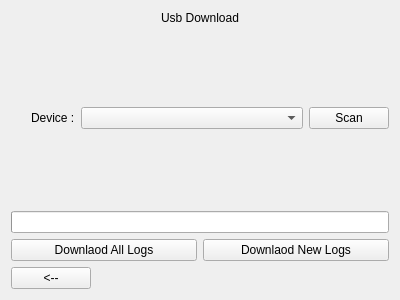
<?xml version="1.0" encoding="UTF-8"?>
<ui version="4.0">
 <class>Page</class>
 <widget class="QWidget" name="Page">
  <property name="geometry">
   <rect>
    <x>0</x>
    <y>0</y>
    <width>400</width>
    <height>300</height>
   </rect>
  </property>
  <property name="windowTitle">
   <string>Form</string>
  </property>
  <layout class="QGridLayout" name="gridLayout">
   <item row="0" column="0">
    <layout class="QVBoxLayout" name="verticalLayout" stretch="0,1,1,0,0">
     <item>
      <widget class="QLabel" name="label">
       <property name="sizePolicy">
        <sizepolicy hsizetype="Preferred" vsizetype="Minimum">
         <horstretch>0</horstretch>
         <verstretch>0</verstretch>
        </sizepolicy>
       </property>
       <property name="text">
        <string>Usb Download</string>
       </property>
       <property name="alignment">
        <set>Qt::AlignCenter</set>
       </property>
      </widget>
     </item>
     <item>
      <layout class="QHBoxLayout" name="horizontalLayout" stretch="0,0,1,0">
       <item>
        <spacer name="verticalSpacer">
         <property name="orientation">
          <enum>Qt::Vertical</enum>
         </property>
         <property name="sizeHint" stdset="0">
          <size>
           <width>20</width>
           <height>40</height>
          </size>
         </property>
        </spacer>
       </item>
       <item>
        <widget class="QLabel" name="label_2">
         <property name="text">
          <string>Device :</string>
         </property>
        </widget>
       </item>
       <item>
        <widget class="QComboBox" name="comboBoxUsb"/>
       </item>
       <item>
        <widget class="QPushButton" name="pushButton_4">
         <property name="text">
          <string>Scan</string>
         </property>
        </widget>
       </item>
      </layout>
     </item>
     <item>
      <widget class="QProgressBar" name="progressBar">
       <property name="maximum">
        <number>1</number>
       </property>
       <property name="value">
        <number>0</number>
       </property>
       <property name="textVisible">
        <bool>false</bool>
       </property>
      </widget>
     </item>
     <item>
      <layout class="QHBoxLayout" name="horizontalLayout_2">
       <item>
        <widget class="QPushButton" name="pushButton_3">
         <property name="text">
          <string>Downlaod All Logs</string>
         </property>
        </widget>
       </item>
       <item>
        <widget class="QPushButton" name="pushButton_2">
         <property name="text">
          <string>Downlaod New Logs</string>
         </property>
        </widget>
       </item>
      </layout>
     </item>
     <item>
      <layout class="QHBoxLayout" name="horizontalLayout_3">
       <item>
        <widget class="QPushButton" name="pushButton">
         <property name="text">
          <string>&lt;--</string>
         </property>
        </widget>
       </item>
       <item>
        <spacer name="horizontalSpacer">
         <property name="orientation">
          <enum>Qt::Horizontal</enum>
         </property>
         <property name="sizeHint" stdset="0">
          <size>
           <width>40</width>
           <height>20</height>
          </size>
         </property>
        </spacer>
       </item>
      </layout>
     </item>
    </layout>
   </item>
  </layout>
 </widget>
 <resources/>
 <connections>
  <connection>
   <sender>pushButton_2</sender>
   <signal>clicked()</signal>
   <receiver>Page</receiver>
   <slot>downloadNewPressed()</slot>
   <hints>
    <hint type="sourcelabel">
     <x>230</x>
     <y>234</y>
    </hint>
    <hint type="destinationlabel">
     <x>8</x>
     <y>176</y>
    </hint>
   </hints>
  </connection>
  <connection>
   <sender>pushButton</sender>
   <signal>clicked()</signal>
   <receiver>Page</receiver>
   <slot>backPressed()</slot>
   <hints>
    <hint type="sourcelabel">
     <x>51</x>
     <y>277</y>
    </hint>
    <hint type="destinationlabel">
     <x>8</x>
     <y>212</y>
    </hint>
   </hints>
  </connection>
  <connection>
   <sender>comboBoxUsb</sender>
   <signal>activated(int)</signal>
   <receiver>Page</receiver>
   <slot>comboActivated(int)</slot>
   <hints>
    <hint type="sourcelabel">
     <x>108</x>
     <y>108</y>
    </hint>
    <hint type="destinationlabel">
     <x>11</x>
     <y>56</y>
    </hint>
   </hints>
  </connection>
  <connection>
   <sender>pushButton_3</sender>
   <signal>clicked()</signal>
   <receiver>Page</receiver>
   <slot>downloadAllPressed()</slot>
   <hints>
    <hint type="sourcelabel">
     <x>126</x>
     <y>221</y>
    </hint>
    <hint type="destinationlabel">
     <x>9</x>
     <y>119</y>
    </hint>
   </hints>
  </connection>
  <connection>
   <sender>pushButton_4</sender>
   <signal>clicked()</signal>
   <receiver>Page</receiver>
   <slot>scanPressed()</slot>
   <hints>
    <hint type="sourcelabel">
     <x>343</x>
     <y>108</y>
    </hint>
    <hint type="destinationlabel">
     <x>6</x>
     <y>91</y>
    </hint>
   </hints>
  </connection>
 </connections>
 <slots>
  <slot>backPressed()</slot>
  <slot>downloadNewPressed()</slot>
  <slot>comboActivated(int)</slot>
  <slot>downloadAllPressed()</slot>
  <slot>scanPressed()</slot>
 </slots>
</ui>
